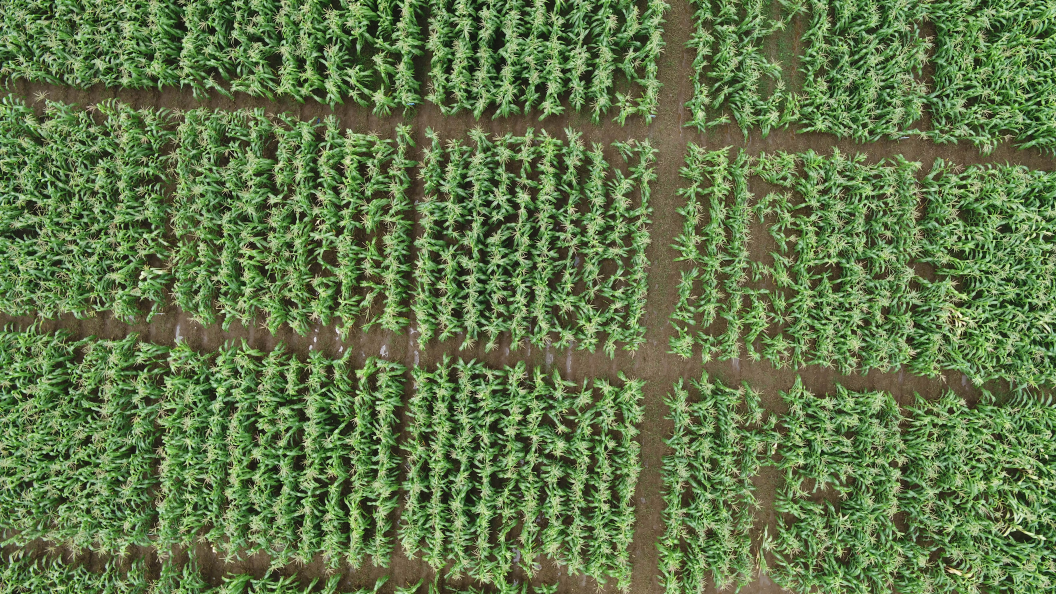
#> input picture malai.jpg, 5280 x 2970 px, found by its file name (shown at 1/5 size)
$ python uavflower.py
#> lines starting #> are read from the running program, lines starting #| are printed output that depends on the picture; after the words box and inside, x2 and y2 are one past the last pixel; in counts of white or black regions, pixels touching at a corner belong together
import cv2
import os
import numpy as np
import random

os.system("cls")

fullPath = r"C:\Users\Esa\Documents\a1ocvCodes\uav_corn\malai.jpg"
# fullPath = r"C:\Users\Esa\Documents\a1ocvCodes\uav_corn\samp.png"
img0 = cv2.imread(fullPath)
#> img0 is the input picture: shape (2970, 5280, 3); mean B, G, R 74.4, 120.5, 98.8
# ratio = 1

M0 = img0.shape[0]
#> M0 = 2970
N0 = img0.shape[1]
#> N0 = 5280

M = 600
N = 500
img = np.zeros((M, N, 3), dtype=np.uint8)

i0 = 478 #(random.randint(0, M0-M))
j0 = 2601 #(random.randint(0, N0-N))

for i in range(M):
    for j in range(N):
        for k in range(3):
            img[i,j,k] = img0[i0+i, j0+j, k]
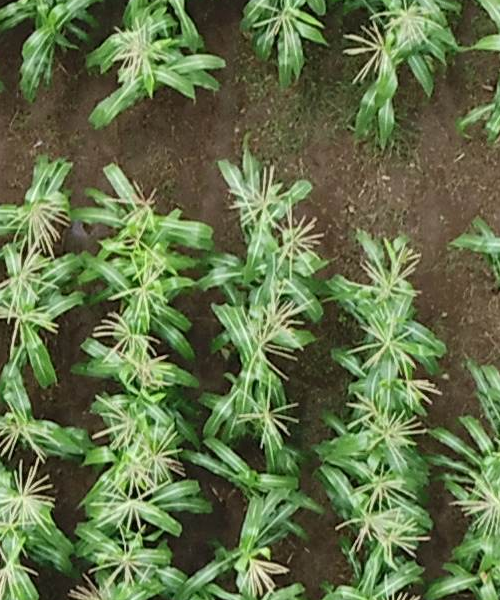
#> img: shape (600, 500, 3); mean B, G, R 72.9, 112.7, 98.3

# [7 lines of commented-out code are left out]

blueImg = img[:,:,1]
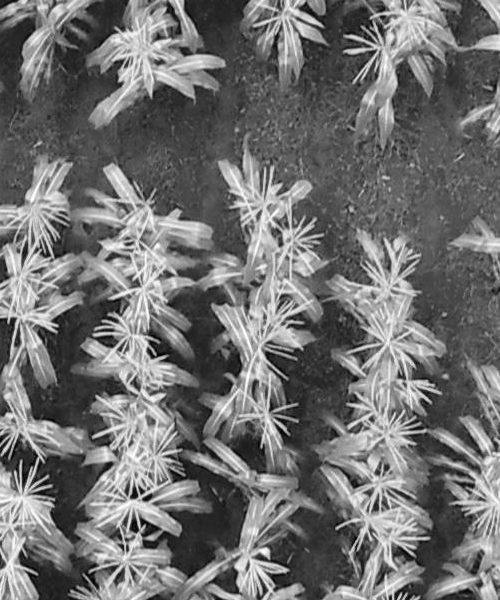
#> blueImg: shape (600, 500); min 0, max 255, mean 112.7

cv2.imshow("Blue Ori", blueImg)


ksize = (3, 3)
blueImg = cv2.blur(blueImg, ksize)
blueImg = cv2.blur(blueImg, ksize)
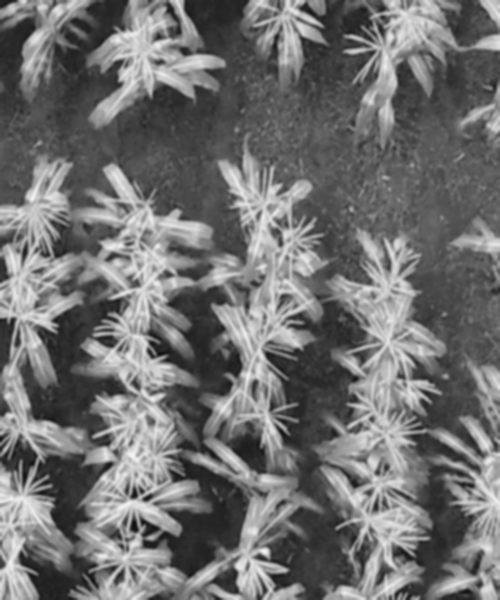
#> blueImg: shape (600, 500); min 14, max 247, mean 112.7
ret,thresh1 = cv2.threshold(blueImg,120,255,cv2.THRESH_BINARY)
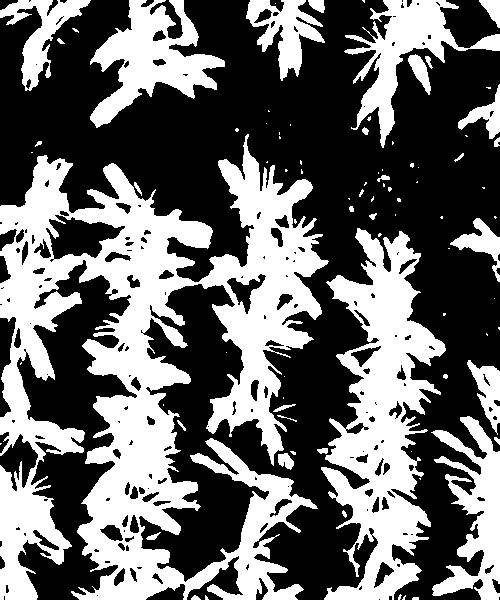
#> thresh1: shape (600, 500); 40.6% white; 87 white regions (52 under 20 px), largest, box (x1, y1, x2, y2) and area: (0, 134, 329, 600) 69699, (321, 228, 446, 600) 21934, (90, 0, 225, 128) 7527

rgb_BW = np.zeros((thresh1.shape[0], thresh1.shape[1],3), dtype=np.uint8)
for i in range(thresh1.shape[0]):
    for j in range(thresh1.shape[1]):
        for k in range(3):
            rgb_BW[i,j,k] = thresh1[i,j]

# cv2.imshow("Segmented BW", rgb_BW)


img2 = np.zeros((img.shape[0], img.shape[1],3), dtype=np.uint8)
for i in range(img2.shape[0]):
    for j in range(img2.shape[1]):
        if thresh1[i,j] == 255:
            for k in range(3):
                img2[i,j,k] = img[i,j,k]
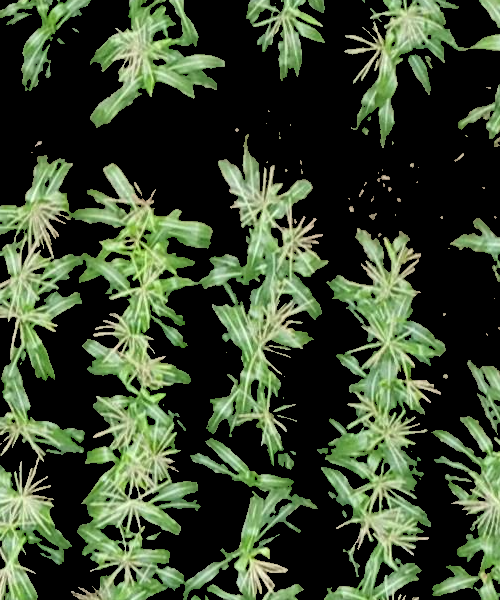
#> img2: shape (600, 500, 3); mean B, G, R 46.8, 70.1, 56.7


finalIMG = np.hstack((img, rgb_BW))
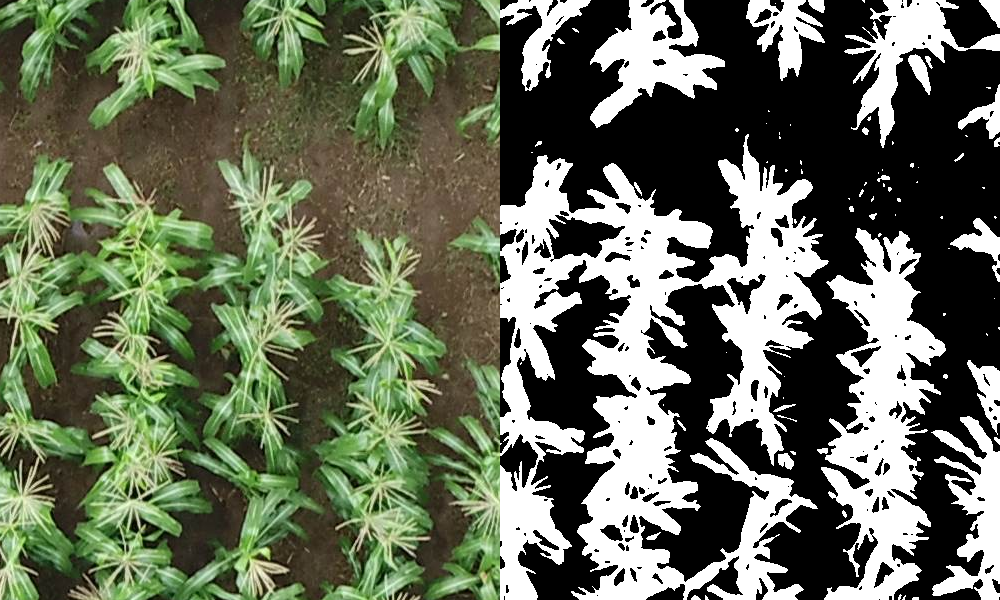
#> finalIMG: shape (600, 1000, 3); mean B, G, R 88.2, 108.1, 100.9
finalIMG = np.hstack((finalIMG, img2))
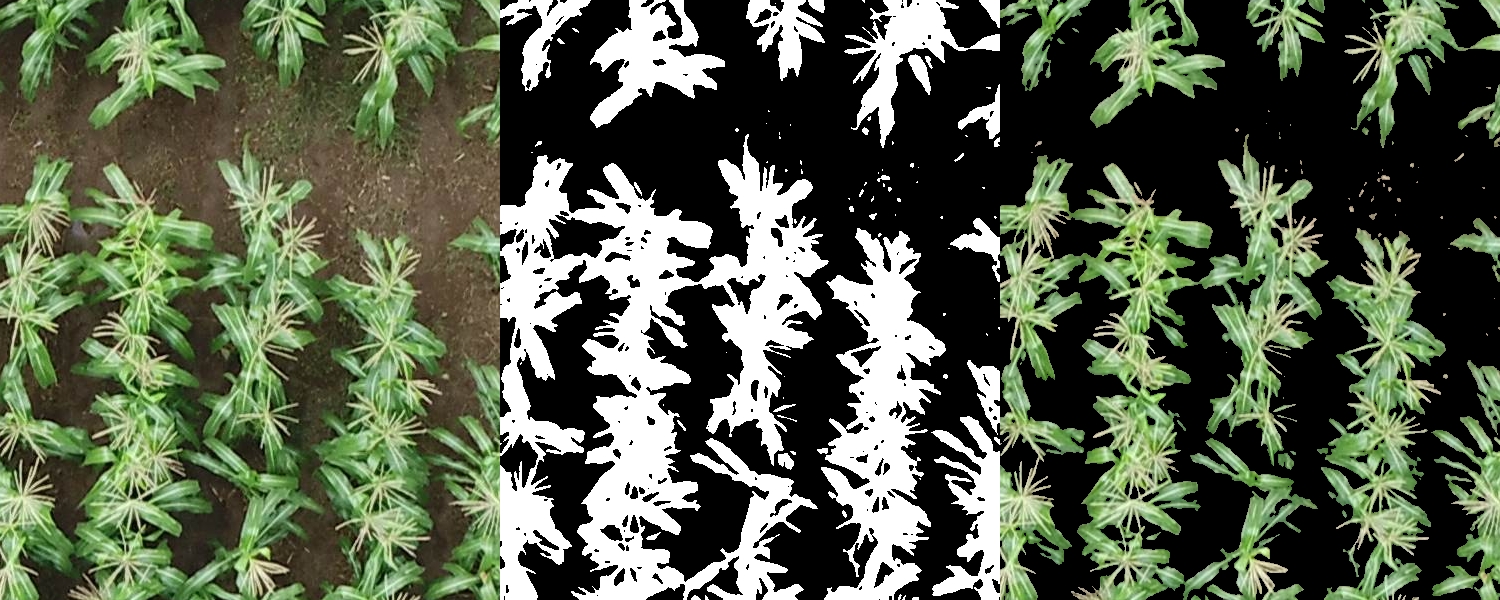
#> finalIMG: shape (600, 1500, 3); mean B, G, R 74.4, 95.4, 86.2


cv2.imshow("i:"+str(i0)+" j:"+str(j0), finalIMG)
cv2.imshow("Blue Blur", blueImg)


cv2.waitKey(0)
cv2.destroyAllWindows()
